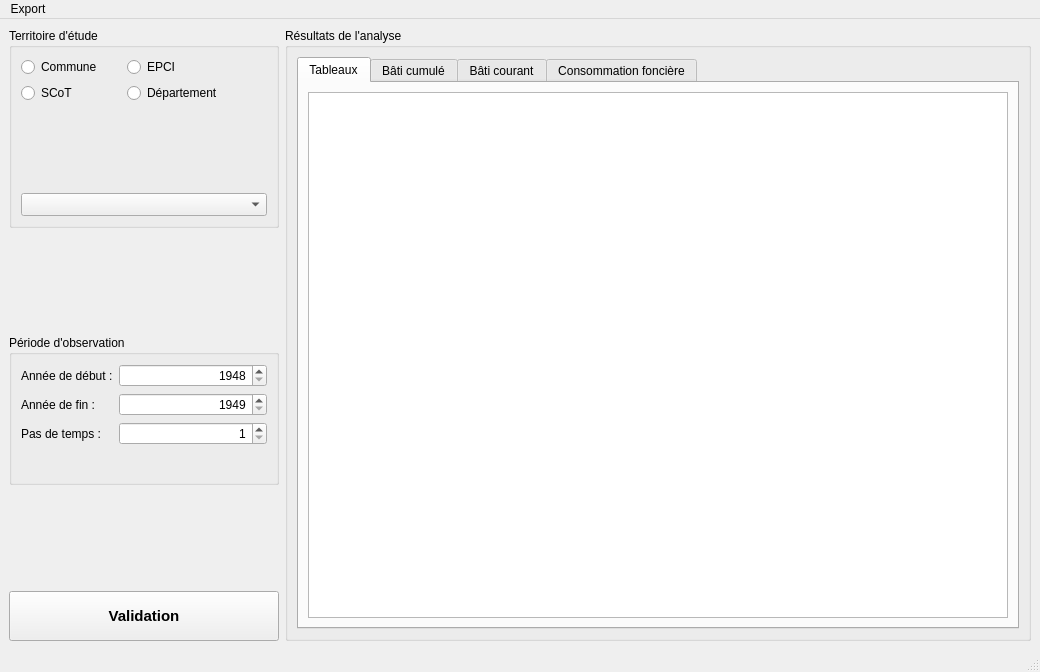
<?xml version="1.0" encoding="UTF-8"?>
<ui version="4.0">
 <class>FenetrePrincipale</class>
 <widget class="QMainWindow" name="FenetrePrincipale">
  <property name="geometry">
   <rect>
    <x>0</x>
    <y>0</y>
    <width>1040</width>
    <height>672</height>
   </rect>
  </property>
  <property name="minimumSize">
   <size>
    <width>800</width>
    <height>600</height>
   </size>
  </property>
  <property name="windowTitle">
   <string>Observatoire du foncier en Meurthe-et-Moselle</string>
  </property>
  <widget class="QWidget" name="centralwidget">
   <layout class="QGridLayout" name="gridLayout">
    <item row="0" column="0">
     <layout class="QGridLayout" name="gridLayout_global">
      <item row="0" column="1" rowspan="5">
       <widget class="QGroupBox" name="groupBox_resultat">
        <property name="title">
         <string>Résultats de l'analyse</string>
        </property>
        <layout class="QVBoxLayout" name="verticalLayout">
         <item>
          <widget class="QTabWidget" name="tabWidget_resultat">
           <property name="currentIndex">
            <number>0</number>
           </property>
           <widget class="QWidget" name="tab_tableau">
            <attribute name="title">
             <string>Tableaux</string>
            </attribute>
            <layout class="QVBoxLayout" name="verticalLayout_3">
             <item>
              <widget class="QTextBrowser" name="textBrowser_resultat"/>
             </item>
            </layout>
           </widget>
           <widget class="QWidget" name="tab_bati_cumul">
            <attribute name="title">
             <string>Bâti cumulé</string>
            </attribute>
            <layout class="QVBoxLayout" name="verticalLayout_4">
             <item>
              <layout class="QHBoxLayout" name="horizontalLayout_bati_cumul"/>
             </item>
            </layout>
           </widget>
           <widget class="QWidget" name="tab_bati_courant">
            <attribute name="title">
             <string>Bâti courant</string>
            </attribute>
            <layout class="QVBoxLayout" name="verticalLayout_5">
             <item>
              <layout class="QHBoxLayout" name="horizontalLayout_bati_courant"/>
             </item>
            </layout>
           </widget>
           <widget class="QWidget" name="tab_conso_foncier">
            <attribute name="title">
             <string>Consommation foncière</string>
            </attribute>
            <layout class="QVBoxLayout" name="verticalLayout_6">
             <item>
              <layout class="QHBoxLayout" name="horizontalLayout_conso_foncier"/>
             </item>
            </layout>
           </widget>
          </widget>
         </item>
        </layout>
       </widget>
      </item>
      <item row="4" column="0">
       <widget class="QPushButton" name="pushButton_validation">
        <property name="minimumSize">
         <size>
          <width>0</width>
          <height>50</height>
         </size>
        </property>
        <property name="maximumSize">
         <size>
          <width>16777215</width>
          <height>50</height>
         </size>
        </property>
        <property name="font">
         <font>
          <pointsize>11</pointsize>
          <weight>75</weight>
          <bold>true</bold>
         </font>
        </property>
        <property name="cursor">
         <cursorShape>PointingHandCursor</cursorShape>
        </property>
        <property name="toolTip">
         <string>Exécution de la requête utilisateur</string>
        </property>
        <property name="statusTip">
         <string>Exécution de la requête utilisateur</string>
        </property>
        <property name="text">
         <string>Validation</string>
        </property>
        <property name="icon">
         <iconset resource="picto.qrc">
          <normaloff>:/release/databank/pictogramme/OK.png</normaloff>:/release/databank/pictogramme/OK.png</iconset>
        </property>
        <property name="iconSize">
         <size>
          <width>36</width>
          <height>36</height>
         </size>
        </property>
       </widget>
      </item>
      <item row="2" column="0">
       <widget class="QGroupBox" name="groupBox_periode">
        <property name="minimumSize">
         <size>
          <width>0</width>
          <height>150</height>
         </size>
        </property>
        <property name="maximumSize">
         <size>
          <width>16777215</width>
          <height>150</height>
         </size>
        </property>
        <property name="title">
         <string>Période d'observation</string>
        </property>
        <layout class="QFormLayout" name="formLayout_2">
         <item row="0" column="0">
          <widget class="QLabel" name="label_an_debut">
           <property name="text">
            <string>Année de début :</string>
           </property>
          </widget>
         </item>
         <item row="0" column="1">
          <widget class="QSpinBox" name="spinBox_an_debut">
           <property name="cursor">
            <cursorShape>PointingHandCursor</cursorShape>
           </property>
           <property name="alignment">
            <set>Qt::AlignRight|Qt::AlignTrailing|Qt::AlignVCenter</set>
           </property>
           <property name="minimum">
            <number>1948</number>
           </property>
           <property name="maximum">
            <number>2100</number>
           </property>
          </widget>
         </item>
         <item row="1" column="0">
          <widget class="QLabel" name="label_an_fin">
           <property name="text">
            <string>Année de fin :</string>
           </property>
          </widget>
         </item>
         <item row="1" column="1">
          <widget class="QSpinBox" name="spinBox_an_fin">
           <property name="cursor">
            <cursorShape>PointingHandCursor</cursorShape>
           </property>
           <property name="alignment">
            <set>Qt::AlignRight|Qt::AlignTrailing|Qt::AlignVCenter</set>
           </property>
           <property name="minimum">
            <number>1949</number>
           </property>
           <property name="maximum">
            <number>2100</number>
           </property>
          </widget>
         </item>
         <item row="2" column="0">
          <widget class="QLabel" name="label_an_pas">
           <property name="text">
            <string>Pas de temps :</string>
           </property>
          </widget>
         </item>
         <item row="2" column="1">
          <widget class="QSpinBox" name="spinBox_an_pas">
           <property name="cursor">
            <cursorShape>PointingHandCursor</cursorShape>
           </property>
           <property name="alignment">
            <set>Qt::AlignRight|Qt::AlignTrailing|Qt::AlignVCenter</set>
           </property>
           <property name="minimum">
            <number>1</number>
           </property>
           <property name="maximum">
            <number>10</number>
           </property>
          </widget>
         </item>
        </layout>
       </widget>
      </item>
      <item row="0" column="0">
       <widget class="QGroupBox" name="groupBox_territoire">
        <property name="minimumSize">
         <size>
          <width>270</width>
          <height>200</height>
         </size>
        </property>
        <property name="maximumSize">
         <size>
          <width>270</width>
          <height>200</height>
         </size>
        </property>
        <property name="title">
         <string>Territoire d'étude</string>
        </property>
        <layout class="QFormLayout" name="formLayout">
         <item row="0" column="0">
          <widget class="QRadioButton" name="radioButton_commune">
           <property name="minimumSize">
            <size>
             <width>100</width>
             <height>0</height>
            </size>
           </property>
           <property name="font">
            <font>
             <pointsize>9</pointsize>
            </font>
           </property>
           <property name="cursor">
            <cursorShape>PointingHandCursor</cursorShape>
           </property>
           <property name="text">
            <string>Commune</string>
           </property>
          </widget>
         </item>
         <item row="0" column="1">
          <widget class="QRadioButton" name="radioButton_epci">
           <property name="enabled">
            <bool>true</bool>
           </property>
           <property name="font">
            <font>
             <pointsize>9</pointsize>
            </font>
           </property>
           <property name="cursor">
            <cursorShape>PointingHandCursor</cursorShape>
           </property>
           <property name="text">
            <string>EPCI</string>
           </property>
          </widget>
         </item>
         <item row="1" column="0">
          <widget class="QRadioButton" name="radioButton_scot">
           <property name="enabled">
            <bool>true</bool>
           </property>
           <property name="font">
            <font>
             <pointsize>9</pointsize>
            </font>
           </property>
           <property name="cursor">
            <cursorShape>PointingHandCursor</cursorShape>
           </property>
           <property name="text">
            <string>SCoT</string>
           </property>
          </widget>
         </item>
         <item row="1" column="1">
          <widget class="QRadioButton" name="radioButton_departement">
           <property name="enabled">
            <bool>true</bool>
           </property>
           <property name="font">
            <font>
             <pointsize>9</pointsize>
            </font>
           </property>
           <property name="cursor">
            <cursorShape>PointingHandCursor</cursorShape>
           </property>
           <property name="text">
            <string>Département</string>
           </property>
          </widget>
         </item>
         <item row="3" column="0">
          <layout class="QVBoxLayout" name="verticalLayout_2"/>
         </item>
         <item row="5" column="0" colspan="2">
          <widget class="QComboBox" name="comboBox_geographie">
           <property name="font">
            <font>
             <pointsize>10</pointsize>
            </font>
           </property>
           <property name="cursor">
            <cursorShape>PointingHandCursor</cursorShape>
           </property>
          </widget>
         </item>
         <item row="4" column="0">
          <spacer name="verticalSpacer">
           <property name="orientation">
            <enum>Qt::Vertical</enum>
           </property>
           <property name="sizeHint" stdset="0">
            <size>
             <width>20</width>
             <height>40</height>
            </size>
           </property>
          </spacer>
         </item>
        </layout>
       </widget>
      </item>
      <item row="1" column="0">
       <spacer name="verticalSpacer_1">
        <property name="orientation">
         <enum>Qt::Vertical</enum>
        </property>
        <property name="sizeHint" stdset="0">
         <size>
          <width>20</width>
          <height>40</height>
         </size>
        </property>
       </spacer>
      </item>
      <item row="3" column="0">
       <spacer name="verticalSpacer_2">
        <property name="orientation">
         <enum>Qt::Vertical</enum>
        </property>
        <property name="sizeHint" stdset="0">
         <size>
          <width>20</width>
          <height>40</height>
         </size>
        </property>
       </spacer>
      </item>
     </layout>
    </item>
   </layout>
  </widget>
  <widget class="QMenuBar" name="menubar">
   <property name="geometry">
    <rect>
     <x>0</x>
     <y>0</y>
     <width>1040</width>
     <height>25</height>
    </rect>
   </property>
   <widget class="QMenu" name="menu_export">
    <property name="cursor">
     <cursorShape>PointingHandCursor</cursorShape>
    </property>
    <property name="toolTipDuration">
     <number>10</number>
    </property>
    <property name="title">
     <string>Export</string>
    </property>
    <addaction name="action_imprimer_pdf"/>
    <addaction name="action_exporter_jpeg"/>
   </widget>
   <addaction name="menu_export"/>
  </widget>
  <widget class="QStatusBar" name="statusbar"/>
  <action name="action_imprimer_pdf">
   <property name="icon">
    <iconset resource="picto.qrc">
     <normaloff>:/release/databank/pictogramme/pdf.png</normaloff>:/release/databank/pictogramme/pdf.png</iconset>
   </property>
   <property name="text">
    <string>Imprimer en pdf</string>
   </property>
   <property name="toolTip">
    <string>Impression des tableaux et graphiques</string>
   </property>
   <property name="statusTip">
    <string>Impression des tableaux et graphiques dans un même document pdf</string>
   </property>
  </action>
  <action name="action_exporter_jpeg">
   <property name="icon">
    <iconset resource="picto.qrc">
     <normaloff>:/release/databank/pictogramme/jpeg.png</normaloff>:/release/databank/pictogramme/jpeg.png</iconset>
   </property>
   <property name="text">
    <string>Exporter les grapiques</string>
   </property>
   <property name="toolTip">
    <string>Export des 3 graphiques au format jpeg</string>
   </property>
   <property name="statusTip">
    <string>Export des 3 graphiques au format jpeg</string>
   </property>
  </action>
 </widget>
 <resources>
  <include location="picto.qrc"/>
 </resources>
 <connections/>
</ui>
